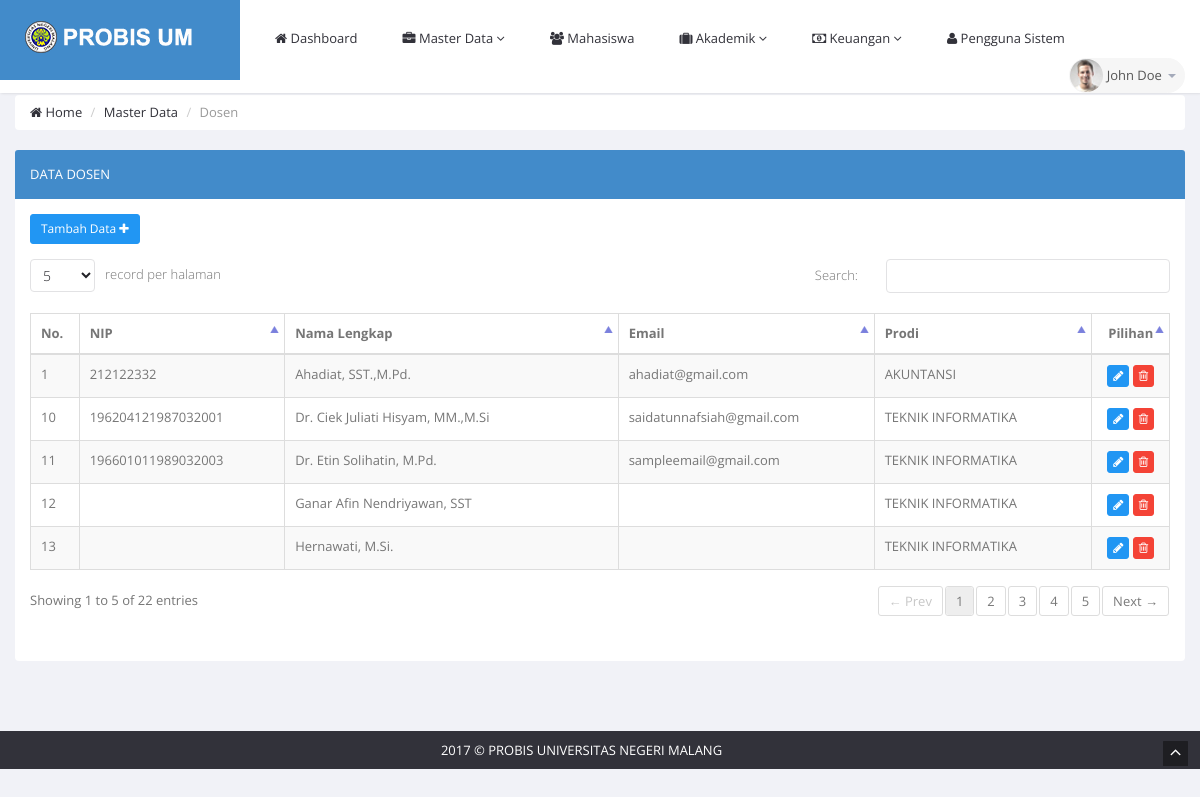
The app's page /?page=dosen with its own data.
### tables this page shows
CREATE TABLE `app_dosen` (
  `dosen_id` int(11) NOT NULL,
  `nama_lengkap` varchar(70) NOT NULL,
  `nidn` varchar(20) NOT NULL,
  `nip` varchar(22) NOT NULL,
  `no_ktp` varchar(20) NOT NULL,
  `tempat_lahir` varchar(30) NOT NULL,
  `tanggal_lahir` date NOT NULL,
  `gender` enum('1','2') NOT NULL,
  `agama_id` int(1) NOT NULL,
  `status_kawin` int(1) NOT NULL COMMENT '1=kawin ,2=belum kawin',
  `gelar_pendidikan` varchar(10) NOT NULL,
  `alamat` text NOT NULL,
  `hp` varchar(12) NOT NULL,
  `email` varchar(40) NOT NULL,
  `prodi_id` int(11) NOT NULL
);

CREATE TABLE `akademik_prodi` (
  `prodi_id` int(11) NOT NULL,
  `nama_prodi` varchar(100) NOT NULL,
  `ketua` varchar(70) NOT NULL,
  `no_izin` varchar(40) NOT NULL,
  `status` int(11) NOT NULL COMMENT '1=aktif ,2=g aktif'
);

### view/dosen.php (the view, shortened to what this page needs)
<?php
require_once './config/db.php';
if (isset($_GET['edit'])){
    $id = base64_decode($_GET['edit']);
    $sql = $pdo->prepare("select ad.*,ap.nama_prodi from app_dosen as ad inner join akademik_prodi as ap where dosen_id = $id");
    $sql->execute();
    $row = $sql->fetch();
    $tgl = $row['tanggal_lahir'];
    $agama = $pdo->prepare("select * from app_agama");
    $agama->execute();
    $jk = array(1=>'Laki-Laki',2=>'Perempuan');
    $kawin = array(1=>'Kawin',2=>'Belum Kawin');
    $prodi = $pdo->prepare("select * from akademik_prodi");
    $prodi->execute();
    if (isset($_POST['save'])){
        $nama = $_POST['nm_lengkap'];
        $id_prodi = $_POST['prodi'];
        $nidn = $_POST['nidn'];
        $nip = $_POST['nip'];
        $tmp_lahir = $_POST['tmp_lahir'];
        $tgl_lahir = $_POST['tgl_lahir'];
        $jk = $_POST['jenis_kel'];
        $agama = $_POST['agama'];
        $status = $_POST['status'];
        $alamat = $_POST['alamat'];
        $hp = $_POST['hp'];
        $email = $_POST['email'];
        $sql = $pdo->prepare("update app_dosen set nama_lengkap=:nama,prodi_id=:prodi_id,nidn=:nidn,nip=:nip,tempat_lahir=:tmp_lahir,tanggal_lahir=:tgl_lahir,
                              gender=:jk,agama_id=:agama,status_kawin=:kawin,alamat=:alamat,hp=:hp,email=:email where dosen_id=:id ");
        $sql->bindParam(':nama',$nama);
        $sql->bindParam(':prodi_id',$id_prodi);
        $sql->bindParam(':nidn',$nidn);
        $sql->bindParam(':nip',$nip);
        $sql->bindParam(':tmp_lahir',$tmp_lahir);
        $sql->bindParam(':tgl_lahir',$tgl_lahir);
        $sql->bindParam(':jk',$jk);
        $sql->bindParam(':agama',$agama);
        $sql->bindParam(':kawin',$status);
        $sql->bindParam(':alamat',$alamat);
        $sql->bindParam(':hp',$hp);
        $sql->bindParam(':email',$email);
        $sql->bindParam(':id',$id);
        $sql->execute();
        echo "<script>window.location='?page=dosen'</script>";
    }
    ?>
    <div class="row">
        <div class="col-sm-12">
            <div class="panel panel-primary">
                <header class="panel-heading">
                    Edit Data Dosen
                </header>
                <div class="clearfix">
                    <div class="panel-body">
                        <form action="" method="post">
                            <div class="row">
                                <div class="col-sm-9">
                                    <table>
                                        <tr>
                                            <div class="col-sm-9">
                                                <div class="col-sm-3">
                                                    <td style="padding: 12px" class="col-sm-3" style="padding: 12px">Nama Lengkap</td>
                                                    <td style="padding: 12px" class="col-sm-3">
                                                        <input type="text" name="nm_lengkap" value="<?php echo $row['nama_lengkap'] ?>" class="form-control" required>
                                                    </td>
                                                </div>
                                                <div class="col-sm-3">
                                                    <td style="padding: 12px" class="col-sm-3" style="padding: 12px">Prodi</td>
                                                    <td style="padding: 12px" class="col-sm-3">
                                                        <select class="form-control" name="prodi" id="">
                                                            <?php while($data = $prodi->fetch()){
                                                                $id = $data['prodi_id'];
                                                                ?>
                                                            <option class="form-control" value="<?php echo $id ?>" <?php echo($id==$row['prodi_id'])?'selected':''?> ><?php echo strtoupper($data['nama_prodi'] ) ?></option>
                                                            <?php } ?>
                                                        </select>
                                                    </td>
                                                </div>
                                            </div>
                                        </tr>
                                        <tr>
                                            <div class="col-sm-9">
                                                <div class="col-sm-3">
                                                    <td style="padding: 12px" class="col-sm-3" style="padding: 12px">NIDN</td>
                                                    <td style="padding: 12px" class="col-sm-3">
                                                        <input type="text" name="nidn" value="<?php echo $row['nidn'] ?>" class="form-control" required>
                                                    </td>
                                                </div>
                                                <div class="col-sm-3">
                                                    <td style="padding: 12px" class="col-sm-3" style="padding: 12px">NIP</td>
                                                    <td style="padding: 12px" class="col-sm-3">
                                                        <input type="text" name="nip" value="<?php echo $row['nip'] ?>" class="form-control" required>
                                                    </td>
                                                </div>
                                            </div>
                                        </tr>
                                        <tr>
                                            <div class="col-sm-9">
                                                <div class="col-sm-3">
                                                    <td class="col-sm-3" style="padding: 12px">Tempat Lahir</td>
                                                    <td style="padding: 12px" class="col-sm-3">
                                                        <input type="text" name="tmp_lahir" value="<?php echo $row['tempat_lahir'] ?>" class="form-control" required>
                                                    </td>
                                                </div>
                                                <div class="col-sm-3">
                                                    <td class="col-sm-3" style="padding: 12px">Tanggal Lahir</td>
                                                    <td style="padding: 12px" class="col-sm-3">
                                                        <input type="date" name="tgl_lahir" value="<?php echo $row['tanggal_lahir'] ?>" class="form-control" required>
                                                    </td>
                                                </div>
                                            </div>
                                        </tr>
                                        <tr>
                                            <td style="padding: 12px" class="col-sm-3">Jenis Kelamin</td>
                                            <td style="padding: 12px" class="col-sm-3">
                                                <select class="form-control" name="jenis_kel" id="">
                                                    <?php foreach ($jk as $a=>$b){ ?>
                                                    <option class="form-control" value="<?php echo $a ?>" <?php echo($a==$row['gender'])?'selected':'' ?>><?php echo $b?></option>
                                                    <?php } ?>
                                                </select>
                                            </td>
                                        </tr>
                                        <tr>
                                            <div class="col-sm-9">
                                                <div class="col-sm-3">
                                                    <td class="col-sm-3" style="padding: 12px">Agama</td>
                                                    <td style="padding: 12px" class="col-sm-3">
                                                            <select name="agama" id="" class="form-control">
                                                                <?php while ($a = $agama->fetch()){
                                                                    $id = $a['agama_id'];
                                                                    ?>
                                                                    <option class="form-control" value="<?php echo $id ?>" <?php echo($id==$row['agama_id'])?'selected':''?>><?php echo $a['keterangan']?></option>
                                                                <?php } ?>
                                                            </select>
                                                    </td>
                                                </div>
                                                <div class="col-sm-3">
                                                    <td class="col-sm-3" style="padding: 12px">Status</td>
                                                    <td style="padding: 12px" class="col-sm-3">
                                                            <select name="status" class="form-control" id="">
                                                                <?php foreach($kawin as $a=>$b){ ?>
                                                                <option class="form-control" value="<?php echo $a ?>" <?php echo($a==$row['status_kawin'])?'selected':'' ?>><?php echo $b ?></option>
                                                                <?php } ?>
                                                            </select>
                                                    </td>
                                                </div>
                                            </div>
                                        </tr>
                                        <tr>
                                            <td style="padding: 12px" class="col-sm-3">Alamat</td>
                                            <td style="padding: 12px" class="col-sm-3">
                                                <textarea class="form-control" name="alamat" id="" cols="30" rows="2" required><?php echo $row['alamat'] ?></textarea>
                                            </td>
                                        </tr>
                                        <tr>
                                            <div class="col-sm-9">
                                                <div class="col-sm-3">
                                                    <td class="col-sm-3" style="padding: 12px">No. HP</td>
                                                    <td style="padding: 12px" class="col-sm-3">
                                                        <input type="text" name="hp" class="form-control" value="<?php echo $row['hp'] ?>" required>
                                                    </td>
                                                </div>
                                                <div class="col-sm-3">
                                                    <td class="col-sm-3" style="padding: 12px">Email</td>
                                                    <td style="padding: 12px" class="col-sm-3">
                                                        <input type="email" name="email" class="form-control" value="<?php echo $row['email'] ?>" required>
                                                    </td>
                                                </div>
                                            </div>
                                        </tr>
                                        <tr>
                                            <td style="padding: 12px" class="col-sm-3">
                                                <input type="submit" name="save" class="btn btn-sm btn-primary" value="Simpan">
                                                <a href="?page=dosen" class="btn btn-sm btn-warning">Batal</a>
                                            </td>
                                        </tr>
                                    </table>
                                </div>
                            </div>
                        </form>
                    </div>
                </div>
            </div>
        </div>
    </div>
<?php }elseif(isset($_GET['hapus'])){
    $id = base64_decode($_GET['hapus']);
    $sql = $pdo->prepare("delete from app_dosen where dosen_id = $id ");
    $sql->execute();
    echo "<script>window.location='?page=dosen'</script>";
}else{
?>
<div class="row">
    <div class="col-sm-12">
        <section class="panel panel-primary">
            <header class="panel-heading">
                Data Dosen
            </header>
            <div class="panel-body">
                <div class="adv-table editable-table ">
                    <div class="clearfix">
                        <div class="btn-group">
                            <a href="?page=dosen&tambah_data" class="btn btn-sm btn-primary">
                                Tambah Data <i class="fa fa-plus"></i>
                            </a>
                        </div>
                    </div>
                    <table class="table table-striped table-hover table-bordered" id="editable-sample">
                        <thead>
                        <tr>
                            <th>No.</th>
                            <th>NIP</th>
                            <th>Nama Lengkap</th>
                            <th>Email</th>
                            <th>Prodi</th>
                            <th style="text-align: center">Pilihan</th>
                        </tr>
                        </thead>
                        <tbody>
                        <?php
                        $sql = $pdo->prepare("select ad.*,ap.nama_prodi from app_dosen as ad inner join akademik_prodi as ap where ad.prodi_id = ap.prodi_id ORDER BY nama_lengkap ASC ");
                        $sql->execute();
                        $no = 1;
                        while($row = $sql->fetch(PDO::FETCH_ASSOC)){
                            ?>
                        <tr class="">
                            <td><?php echo $no++ ?></td>
                            <td><?php echo $row['nip'] ?></td>
                            <td><?php echo $row['nama_lengkap'] ?></td>
                            <td><?php echo $row['email'] ?></td>
                            <td><?php echo strtoupper($row['nama_prodi']) ?></td>
                            <td style="text-align: center">
                                <a href="?page=dosen&edit=<?php echo base64_encode($row['dosen_id'])?>" class="btn btn-xs btn-primary" title="Edit Data"><i class="fa fa-pencil"></i></a>
                                <a onclick="return confirm('Yakin ingin hapus data ini?')" href="?page=dosen&hapus=<?php echo base64_encode($row['dosen_id'])?>" class="btn btn-xs btn-danger" title="Hapus Data"><i class="fa fa-trash-o"></i></a>
                            </td>
                        </tr>
                        <?php } ?>
                        </tbody>
                    </table>
                </div>
            </div>
        </section>
    </div>
</div>
<?php } ?>

### records on screen
app_dosen: nip "212122332", nama_lengkap "Ahadiat, SST.,M.Pd.", email "ahadiat@gmail.com", prodi.nama_prodi "AKUNTANSI"
app_dosen: nip "196204121987032001", nama_lengkap "Dr. Ciek Juliati Hisyam, MM.,M.Si", email "saidatunnafsiah@gmail.com", prodi.nama_prodi "TEKNIK INFORMATIKA"
app_dosen: nip "196601011989032003", nama_lengkap "Dr. Etin Solihatin, M.Pd.", email "sampleemail@gmail.com", prodi.nama_prodi "TEKNIK INFORMATIKA"
app_dosen: nama_lengkap "Ganar Afin Nendriyawan, SST", prodi.nama_prodi "TEKNIK INFORMATIKA"
app_dosen: nama_lengkap "Hernawati, M.Si.", prodi.nama_prodi "TEKNIK INFORMATIKA"
